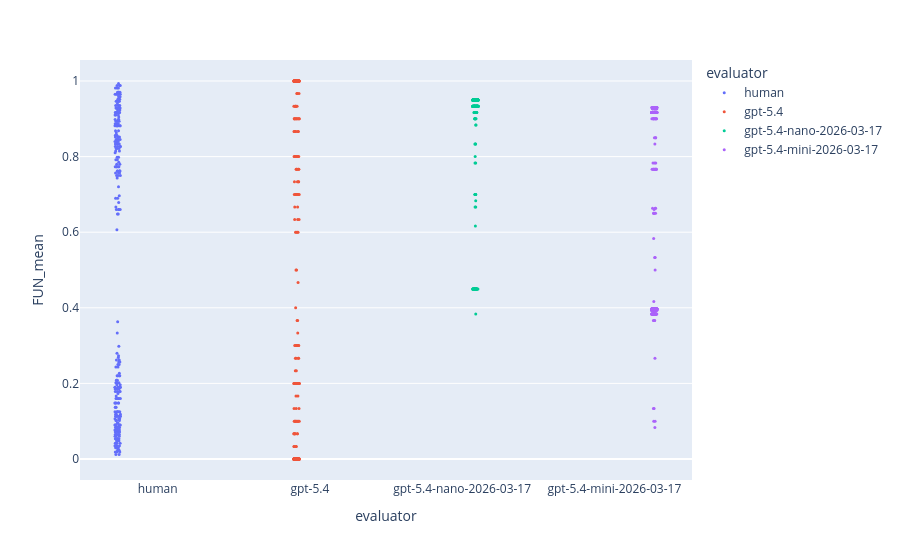

Notebook code cell kept with this figure:
### Markdown cell above
### Visualization

### Code cell
fig = px.strip(df_long, y="FUN_mean", x="evaluator", color="evaluator", stripmode='group')
fig.update_traces(marker_size=3)
fig.show()

### Figure 1 — Plotly figure (JSON) as saved in the notebook; plotly's stock layout.template omitted (floating-point values rounded to 4 significant figures; data arrays with more than 128 entries replaced by an {"elided": "..."} marker saying what was removed)
{"data": [{"alignmentgroup": "True", "boxpoints": "all", "fillcolor": "rgba(255,255,255,0)", "hoveron": "points", "hovertemplate": "evaluator=%{x}<br>FUN_mean=%{y}<extra></extra>", "legendgroup": "human", "line": {"color": "rgba(255,255,255,0)"}, "marker": {"color": "#636efa", "size": 3}, "name": "human", "offsetgroup": "human", "orientation": "v", "pointpos": 0, "showlegend": true, "type": "box", "x": {"elided": "276 str values"}, "x0": " ", "xaxis": "x", "y": {"elided": "276 float values"}, "y0": " ", "yaxis": "y"}, {"alignmentgroup": "True", "boxpoints": "all", "fillcolor": "rgba(255,255,255,0)", "hoveron": "points", "hovertemplate": "evaluator=%{x}<br>FUN_mean=%{y}<extra></extra>", "legendgroup": "gpt-5.4", "line": {"color": "rgba(255,255,255,0)"}, "marker": {"color": "#EF553B", "size": 3}, "name": "gpt-5.4", "offsetgroup": "gpt-5.4", "orientation": "v", "pointpos": 0, "showlegend": true, "type": "box", "x": {"elided": "276 str values"}, "x0": " ", "xaxis": "x", "y": {"elided": "276 float values"}, "y0": " ", "yaxis": "y"}, {"alignmentgroup": "True", "boxpoints": "all", "fillcolor": "rgba(255,255,255,0)", "hoveron": "points", "hovertemplate": "evaluator=%{x}<br>FUN_mean=%{y}<extra></extra>", "legendgroup": "gpt-5.4-nano-2026-03-17", "line": {"color": "rgba(255,255,255,0)"}, "marker": {"color": "#00cc96", "size": 3}, "name": "gpt-5.4-nano-2026-03-17", "offsetgroup": "gpt-5.4-nano-2026-03-17", "orientation": "v", "pointpos": 0, "showlegend": true, "type": "box", "x": {"elided": "276 str values"}, "x0": " ", "xaxis": "x", "y": {"elided": "276 float values"}, "y0": " ", "yaxis": "y"}, {"alignmentgroup": "True", "boxpoints": "all", "fillcolor": "rgba(255,255,255,0)", "hoveron": "points", "hovertemplate": "evaluator=%{x}<br>FUN_mean=%{y}<extra></extra>", "legendgroup": "gpt-5.4-mini-2026-03-17", "line": {"color": "rgba(255,255,255,0)"}, "marker": {"color": "#ab63fa", "size": 3}, "name": "gpt-5.4-mini-2026-03-17", "offsetgroup": "gpt-5.4-mini-2026-03-17", "orientation": "v", "pointpos": 0, "showlegend": true, "type": "box", "x": {"elided": "276 str values"}, "x0": " ", "xaxis": "x", "y": {"elided": "276 float values"}, "y0": " ", "yaxis": "y"}], "layout": {"boxmode": "group", "legend": {"title": {"text": "evaluator"}, "tracegroupgap": 0}, "margin": {"t": 60}, "xaxis": {"anchor": "y", "categoryarray": ["human", "gpt-5.4", "gpt-5.4-nano-2026-03-17", "gpt-5.4-mini-2026-03-17"], "categoryorder": "array", "domain": [0, 1], "title": {"text": "evaluator"}}, "yaxis": {"anchor": "x", "domain": [0, 1], "title": {"text": "FUN_mean"}}}}
